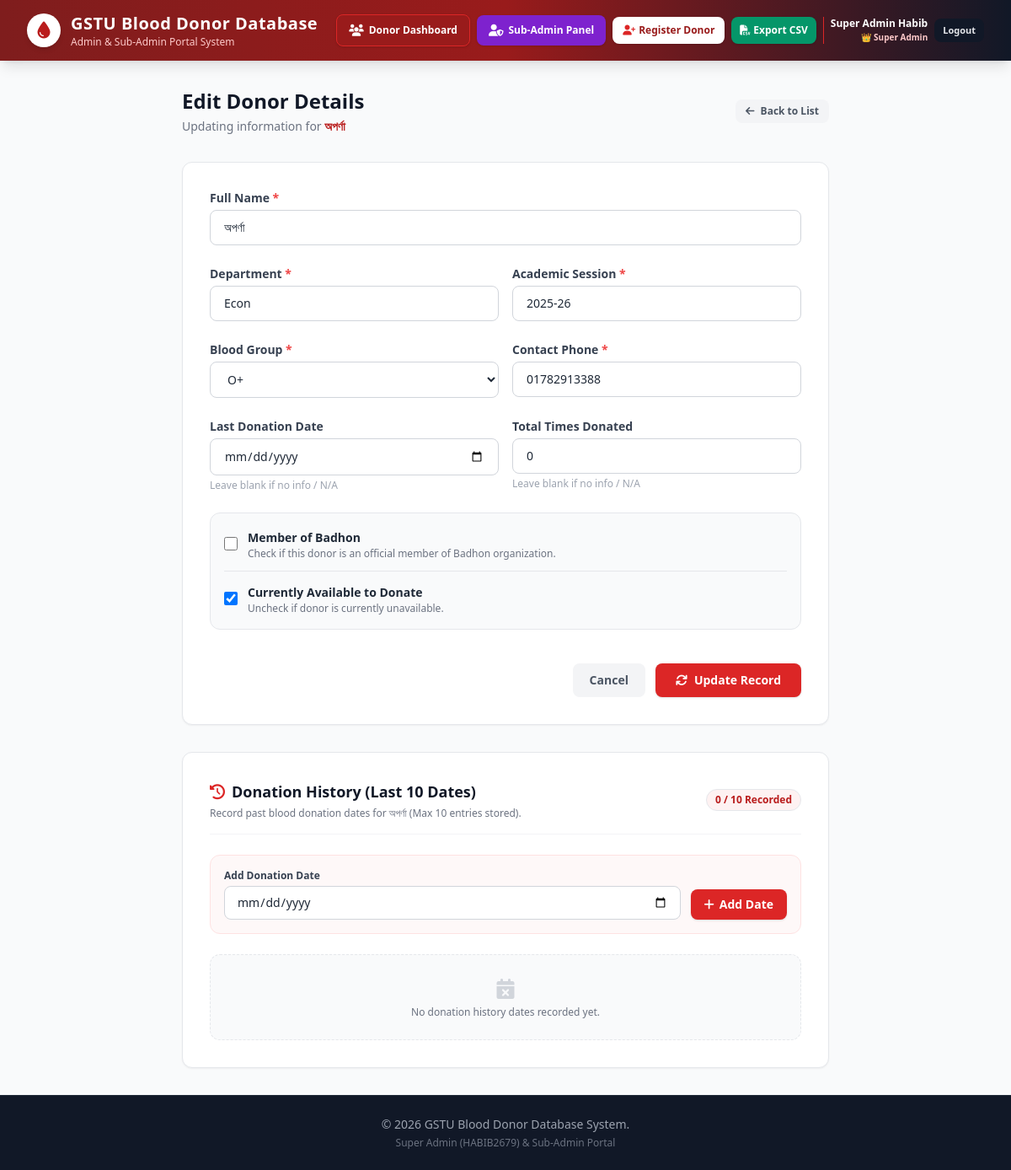
The app's page /donor/78/edit (signed in), older data.
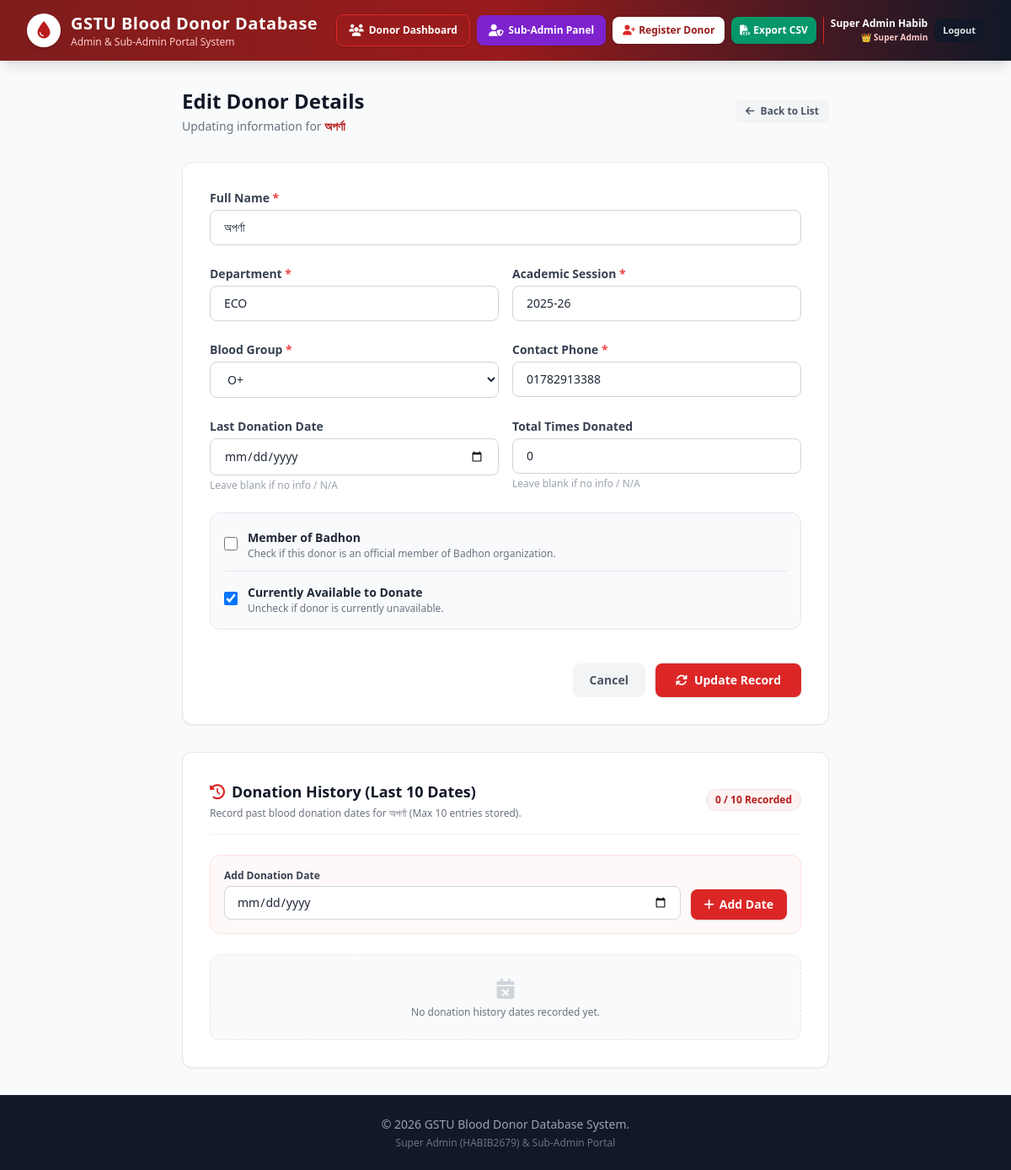
The same page, newer data.
### tables this page shows
CREATE TABLE donors (
            id INTEGER PRIMARY KEY AUTOINCREMENT,
            name TEXT NOT NULL,
            department TEXT NOT NULL,
            session TEXT NOT NULL,
            blood_group TEXT NOT NULL,
            phone TEXT NOT NULL,
            last_donation_date TEXT,
            total_donations INTEGER DEFAULT 0,
            is_badhon_member INTEGER DEFAULT 0,
            is_available INTEGER DEFAULT 1,
            created_at TEXT DEFAULT CURRENT_TIMESTAMP
        );

### app.py (the view, shortened to what this page needs)
@app.route('/donor/<int:id>/edit', methods=['GET', 'POST'])
@role_required(['admin', 'subadmin'])
def edit_donor(id):
    donor = database.get_donor(id)
    if not donor:
        flash('Donor not found.', 'error')
        return redirect(url_for('index'))
    history = database.get_donation_history(id)
    return render_template('edit.html', donor=donor, history=history, blood_groups=BLOOD_GROUPS)

### app.py (called while the page is built)
@app.context_processor
def inject_user():
    return dict(current_user=session.get('user'))

def role_required(allowed_roles):
    def decorator(f):
        @wraps(f)
        def decorated_function(*args, **kwargs):
            user = session.get('user')
            if not user:
                flash('Please log in as Admin or Sub-Admin to access the portal.', 'warning')
                return redirect(url_for('login'))
            if user.get('role') not in allowed_roles:
                flash('Access denied. You do not have permission for this action.', 'error')
                return redirect(url_for('index'))
            return f(*args, **kwargs)
        return decorated_function
    return decorator

### database.py (called while the page is built)
def get_db():
    conn = sqlite3.connect(DB_NAME)
    conn.row_factory = sqlite3.Row
    return conn

def get_donor(donor_id):
    conn = get_db()
    cursor = conn.cursor()
    cursor.execute("SELECT * FROM donors WHERE id = ?", (donor_id,))
    donor = cursor.fetchone()
    conn.close()
    return donor

### templates/edit.html (shortened to what the changed rows need)
{% extends "base.html" %}
{% block content %}
<div class="max-w-3xl mx-auto space-y-8">
    <div class="flex items-center justify-between">
        <div>
            <h2 class="text-2xl font-bold text-gray-900">Edit Donor Details</h2>
            <p class="text-sm text-gray-500 mt-1">Updating information for <span class="font-semibold text-brand-700">{{ donor.name }}</span></p>
        </div>
    </div>
    <div class="bg-white rounded-xl shadow-sm border border-gray-200 p-6 md:p-8">
        <form method="POST" action="{{ url_for('edit_donor', id=donor.id) }}" class="space-y-6">
            <div>
                <label class="block text-sm font-semibold text-gray-700 mb-1">Full Name <span class="text-red-500">*</span></label>
                <input type="text" name="name" value="{{ donor.name }}" required
                       class="w-full px-4 py-2.5 text-sm border border-gray-300 rounded-lg focus:outline-none focus:ring-2 focus:ring-brand-500">
            </div>
            <div class="grid grid-cols-1 md:grid-cols-2 gap-4">
                <div>
                    <label class="block text-sm font-semibold text-gray-700 mb-1">Department <span class="text-red-500">*</span></label>
                    <input type="text" name="department" value="{{ donor.department }}" required
                           class="w-full px-4 py-2.5 text-sm border border-gray-300 rounded-lg focus:outline-none focus:ring-2 focus:ring-brand-500">
                </div>
                <div>
                    <label class="block text-sm font-semibold text-gray-700 mb-1">Academic Session <span class="text-red-500">*</span></label>
                    <input type="text" name="session" value="{{ donor.session }}" required
                           class="w-full px-4 py-2.5 text-sm border border-gray-300 rounded-lg focus:outline-none focus:ring-2 focus:ring-brand-500">
                </div>
            </div>
            <div class="grid grid-cols-1 md:grid-cols-2 gap-4">
                <div>
                    <label class="block text-sm font-semibold text-gray-700 mb-1">Blood Group <span class="text-red-500">*</span></label>
                    <select name="blood_group" required class="w-full px-4 py-2.5 text-sm border border-gray-300 rounded-lg focus:outline-none focus:ring-2 focus:ring-brand-500 bg-white">
                        {% for bg in blood_groups %}
                            <option value="{{ bg }}" {% if donor.blood_group == bg %}selected{% endif %}>{{ bg }}</option>
                        {% endfor %}
                    </select>
                </div>
                <div>
                    <label class="block text-sm font-semibold text-gray-700 mb-1">Contact Phone <span class="text-red-500">*</span></label>
                    <input type="tel" name="phone" value="{{ donor.phone }}" required
                           class="w-full px-4 py-2.5 text-sm border border-gray-300 rounded-lg focus:outline-none focus:ring-2 focus:ring-brand-500">
                </div>
            </div>
            <div class="grid grid-cols-1 md:grid-cols-2 gap-4">
                <div>
                    <label class="block text-sm font-semibold text-gray-700 mb-1">Total Times Donated</label>
                    <input type="number" name="total_donations" value="{% if donor.total_donations is not none and donor.total_donations != '' %}{{ donor.total_donations }}{% endif %}" min="0" placeholder="Leave blank for N/A"
                           class="w-full px-4 py-2.5 text-sm border border-gray-300 rounded-lg focus:outline-none focus:ring-2 focus:ring-brand-500">
                    <p class="text-xs text-gray-400 mt-1">Leave blank if no info / N/A</p>
                </div>
            </div>
            <div class="bg-gray-50 p-4 rounded-xl space-y-3 border border-gray-200">
                <label class="flex items-center space-x-3 cursor-pointer">
                    <input type="checkbox" name="is_badhon_member" value="1" {% if donor.is_badhon_member %}checked{% endif %} class="w-4 h-4 text-purple-600 rounded focus:ring-purple-500">
                    <div>
                        <span class="text-sm font-bold text-gray-800">Member of Badhon</span>
                        <p class="text-xs text-gray-500">Check if this donor is an official member of Badhon organization.</p>
                    </div>
                </label>
                <label class="flex items-center space-x-3 cursor-pointer">
                    <input type="checkbox" name="is_available" value="1" {% if donor.is_available %}checked{% endif %} class="w-4 h-4 text-emerald-600 rounded focus:ring-emerald-500">
                    <div>
                        <span class="text-sm font-bold text-gray-800">Currently Available to Donate</span>
                        <p class="text-xs text-gray-500">Uncheck if donor is currently unavailable.</p>
                    </div>
                </label>
            </div>
        </form>
    </div>
    <div class="bg-white rounded-xl shadow-sm border border-gray-200 p-6 md:p-8">
        <div class="flex items-center justify-between mb-6 pb-4 border-b border-gray-100">
            <div>
                <h3 class="text-lg font-bold text-gray-900 flex items-center space-x-2">
                    <i class="fa-solid fa-clock-rotate-left text-brand-600"></i>
                    <span>Donation History (Last 10 Dates)</span>
                </h3>
                <p class="text-xs text-gray-500 mt-1">Record past blood donation dates for {{ donor.name }} (Max 10 entries stored).</p>
            </div>
        </div>
    </div>
</div>
{% endblock %}

Row changes from the older to the newer data that the page shows:
changed donors "অপর্ণা": department "Econ" → "ECO"
